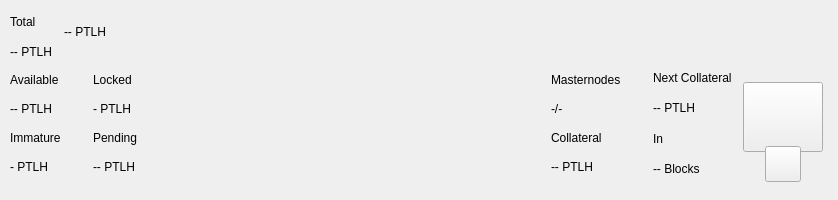
<?xml version="1.0" encoding="UTF-8"?>
<ui version="4.0">
 <class>TopBar</class>
 <widget class="QWidget" name="TopBar">
  <property name="geometry">
   <rect>
    <x>0</x>
    <y>0</y>
    <width>838</width>
    <height>200</height>
   </rect>
  </property>
  <property name="minimumSize">
   <size>
    <width>0</width>
    <height>200</height>
   </size>
  </property>
  <property name="maximumSize">
   <size>
    <width>16777215</width>
    <height>200</height>
   </size>
  </property>
  <property name="windowTitle">
   <string>Form</string>
  </property>
  <layout class="QVBoxLayout" name="verticalLayout_10" stretch="0">
   <property name="spacing">
    <number>0</number>
   </property>
   <property name="leftMargin">
    <number>0</number>
   </property>
   <property name="topMargin">
    <number>0</number>
   </property>
   <property name="rightMargin">
    <number>0</number>
   </property>
   <property name="bottomMargin">
    <number>0</number>
   </property>
   <item>
    <widget class="PFBorderImage" name="containerTop">
     <layout class="QVBoxLayout" name="verticalLayout_11">
      <property name="spacing">
       <number>0</number>
      </property>
      <property name="leftMargin">
       <number>0</number>
      </property>
      <property name="topMargin">
       <number>0</number>
      </property>
      <property name="rightMargin">
       <number>0</number>
      </property>
      <property name="bottomMargin">
       <number>0</number>
      </property>
      <item>
       <widget class="QWidget" name="top_container_2" native="true">
        <property name="minimumSize">
         <size>
          <width>0</width>
          <height>65</height>
         </size>
        </property>
        <layout class="QHBoxLayout" name="top_container">
         <property name="spacing">
          <number>0</number>
         </property>
         <property name="leftMargin">
          <number>10</number>
         </property>
         <property name="topMargin">
          <number>0</number>
         </property>
         <property name="rightMargin">
          <number>10</number>
         </property>
         <property name="bottomMargin">
          <number>0</number>
         </property>
         <item>
          <layout class="QHBoxLayout" name="horizontalLayout_4">
           <property name="spacing">
            <number>12</number>
           </property>
           <property name="rightMargin">
            <number>0</number>
           </property>
           <item>
            <widget class="QWidget" name="widgetAmount" native="true">
             <layout class="QVBoxLayout" name="verticalLayout_2">
              <property name="spacing">
               <number>2</number>
              </property>
              <property name="leftMargin">
               <number>0</number>
              </property>
              <property name="topMargin">
               <number>8</number>
              </property>
              <property name="rightMargin">
               <number>0</number>
              </property>
              <property name="bottomMargin">
               <number>0</number>
              </property>
              <item>
               <widget class="QLabel" name="labelTitle1">
                <property name="text">
                 <string>Total</string>
                </property>
               </widget>
              </item>
              <item>
               <widget class="QLabel" name="labelAmountPiv">
                <property name="text">
                 <string notr="true">-- PTLH</string>
                </property>
               </widget>
              </item>
             </layout>
            </widget>
           </item>
           <item alignment="Qt::AlignVCenter">
            <widget class="QWidget" name="widgetTopAmount" native="true">
             <property name="sizePolicy">
              <sizepolicy hsizetype="Preferred" vsizetype="Maximum">
               <horstretch>0</horstretch>
               <verstretch>0</verstretch>
              </sizepolicy>
             </property>
             <layout class="QHBoxLayout" name="horizontalLayout_5">
              <property name="spacing">
               <number>0</number>
              </property>
              <property name="leftMargin">
               <number>0</number>
              </property>
              <property name="topMargin">
               <number>0</number>
              </property>
              <property name="rightMargin">
               <number>0</number>
              </property>
              <property name="bottomMargin">
               <number>0</number>
              </property>
              <item alignment="Qt::AlignTop">
               <widget class="QLabel" name="labelAmountTopPiv">
                <property name="minimumSize">
                 <size>
                  <width>0</width>
                  <height>36</height>
                 </size>
                </property>
                <property name="styleSheet">
                 <string notr="true">padding:0px;margin:0px;</string>
                </property>
                <property name="text">
                 <string notr="true">-- PTLH</string>
                </property>
               </widget>
              </item>
             </layout>
            </widget>
           </item>
           <item>
            <spacer name="horizontalSpacer">
             <property name="orientation">
              <enum>Qt::Horizontal</enum>
             </property>
             <property name="sizeHint" stdset="0">
              <size>
               <width>40</width>
               <height>20</height>
              </size>
             </property>
            </spacer>
           </item>
           <item alignment="Qt::AlignRight">
            <widget class="QWidget" name="layoutSync" native="true">
             <property name="minimumSize">
              <size>
               <width>0</width>
               <height>36</height>
              </size>
             </property>
             <property name="maximumSize">
              <size>
               <width>16777215</width>
               <height>36</height>
              </size>
             </property>
             <layout class="QVBoxLayout" name="verticalLayout_9">
              <property name="leftMargin">
               <number>0</number>
              </property>
              <property name="topMargin">
               <number>0</number>
              </property>
              <property name="rightMargin">
               <number>0</number>
              </property>
              <property name="bottomMargin">
               <number>0</number>
              </property>
              <item>
               <widget class="ExpandableButton" name="pushButtonSync" native="true">
                <property name="minimumSize">
                 <size>
                  <width>36</width>
                  <height>36</height>
                 </size>
                </property>
                <property name="maximumSize">
                 <size>
                  <width>16777215</width>
                  <height>36</height>
                 </size>
                </property>
               </widget>
              </item>
             </layout>
            </widget>
           </item>
           <item>
            <widget class="ExpandableButton" name="pushButtonHDUpgrade" native="true">
             <property name="minimumSize">
              <size>
               <width>36</width>
               <height>36</height>
              </size>
             </property>
             <property name="maximumSize">
              <size>
               <width>16777215</width>
               <height>36</height>
              </size>
             </property>
            </widget>
           </item>
           <item>
            <widget class="ExpandableButton" name="pushButtonStack" native="true">
             <property name="minimumSize">
              <size>
               <width>36</width>
               <height>36</height>
              </size>
             </property>
             <property name="maximumSize">
              <size>
               <width>16777215</width>
               <height>36</height>
              </size>
             </property>
            </widget>
           </item>
           <item>
            <widget class="ExpandableButton" name="pushButtonConf" native="true">
             <property name="minimumSize">
              <size>
               <width>36</width>
               <height>36</height>
              </size>
             </property>
             <property name="maximumSize">
              <size>
               <width>16777215</width>
               <height>36</height>
              </size>
             </property>
            </widget>
           </item>
           <item>
            <widget class="ExpandableButton" name="pushButtonMasternodes" native="true">
             <property name="minimumSize">
              <size>
               <width>36</width>
               <height>36</height>
              </size>
             </property>
             <property name="maximumSize">
              <size>
               <width>16777215</width>
               <height>36</height>
              </size>
             </property>
            </widget>
           </item>
           <item>
            <widget class="ExpandableButton" name="pushButtonConsole" native="true">
             <property name="minimumSize">
              <size>
               <width>36</width>
               <height>36</height>
              </size>
             </property>
             <property name="maximumSize">
              <size>
               <width>16777215</width>
               <height>36</height>
              </size>
             </property>
            </widget>
           </item>
           <item>
            <widget class="ExpandableButton" name="pushButtonConnection" native="true">
             <property name="minimumSize">
              <size>
               <width>36</width>
               <height>36</height>
              </size>
             </property>
             <property name="maximumSize">
              <size>
               <width>16777215</width>
               <height>36</height>
              </size>
             </property>
            </widget>
           </item>
           <item>
            <widget class="ExpandableButton" name="pushButtonTor" native="true">
             <property name="minimumSize">
              <size>
               <width>36</width>
               <height>36</height>
              </size>
             </property>
             <property name="maximumSize">
              <size>
               <width>16777215</width>
               <height>36</height>
              </size>
             </property>
            </widget>
           </item>
           <item>
            <widget class="ExpandableButton" name="pushButtonLock" native="true">
             <property name="sizePolicy">
              <sizepolicy hsizetype="Expanding" vsizetype="Expanding">
               <horstretch>0</horstretch>
               <verstretch>0</verstretch>
              </sizepolicy>
             </property>
             <property name="minimumSize">
              <size>
               <width>36</width>
               <height>0</height>
              </size>
             </property>
             <property name="maximumSize">
              <size>
               <width>16777215</width>
               <height>36</height>
              </size>
             </property>
            </widget>
           </item>
           <item>
            <widget class="ExpandableButton" name="pushButtonTheme" native="true">
             <property name="minimumSize">
              <size>
               <width>36</width>
               <height>36</height>
              </size>
             </property>
             <property name="maximumSize">
              <size>
               <width>16777215</width>
               <height>36</height>
              </size>
             </property>
            </widget>
           </item>
           <item>
            <widget class="ExpandableButton" name="pushButtonFAQ" native="true">
             <property name="minimumSize">
              <size>
               <width>36</width>
               <height>36</height>
              </size>
             </property>
             <property name="maximumSize">
              <size>
               <width>16777215</width>
               <height>36</height>
              </size>
             </property>
            </widget>
           </item>
          </layout>
         </item>
        </layout>
       </widget>
      </item>
      <item>
       <widget class="QWidget" name="bottom_container" native="true">
        <property name="minimumSize">
         <size>
          <width>0</width>
          <height>135</height>
         </size>
        </property>
        <layout class="QHBoxLayout" name="botton_container">
         <property name="leftMargin">
          <number>10</number>
         </property>
         <property name="topMargin">
          <number>0</number>
         </property>
         <property name="rightMargin">
          <number>10</number>
         </property>
         <property name="bottomMargin">
          <number>10</number>
         </property>
         <item>
          <layout class="QHBoxLayout" name="horizontalLayout_3">
           <property name="spacing">
            <number>0</number>
           </property>
           <property name="bottomMargin">
            <number>9</number>
           </property>
           <item>
            <layout class="QVBoxLayout" name="verticalLayout_7">
             <property name="spacing">
              <number>0</number>
             </property>
             <property name="leftMargin">
              <number>0</number>
             </property>
             <property name="rightMargin">
              <number>0</number>
             </property>
             <item>
              <layout class="QHBoxLayout" name="horizontalLayout_2">
               <property name="spacing">
                <number>0</number>
               </property>
               <item>
                <layout class="QVBoxLayout" name="verticalLayout_6">
                 <item>
                  <widget class="QLabel" name="labelTitle5">
                   <property name="text">
                    <string>Available</string>
                   </property>
                  </widget>
                 </item>
                 <item>
                  <widget class="QLabel" name="labelAvailablePiv">
                   <property name="text">
                    <string>-- PTLH</string>
                   </property>
                  </widget>
                 </item>
                 <item>
                  <widget class="QLabel" name="labelTitle4">
                   <property name="text">
                    <string>Immature</string>
                   </property>
                  </widget>
                 </item>
                 <item>
                  <widget class="QLabel" name="labelImmaturePiv">
                   <property name="text">
                    <string notr="true">- PTLH</string>
                   </property>
                  </widget>
                 </item>
                </layout>
               </item>
               <item>
                <layout class="QVBoxLayout" name="verticalLayout_8">
                 <property name="leftMargin">
                  <number>32</number>
                 </property>
                 <item>
                  <widget class="QLabel" name="labelTitle6">
                   <property name="text">
                    <string>Locked</string>
                   </property>
                  </widget>
                 </item>
                 <item>
                  <widget class="QLabel" name="labelLockedPiv">
                   <property name="text">
                    <string>- PTLH</string>
                   </property>
                  </widget>
                 </item>
                 <item>
                  <widget class="QLabel" name="labelTitle3">
                   <property name="text">
                    <string>Pending</string>
                   </property>
                  </widget>
                 </item>
                 <item>
                  <widget class="QLabel" name="labelPendingPiv">
                   <property name="text">
                    <string notr="true">-- PTLH</string>
                   </property>
                  </widget>
                 </item>
                </layout>
               </item>
              </layout>
             </item>
            </layout>
           </item>
          </layout>
         </item>
         <item>
          <spacer name="horizontalSpacer_2">
           <property name="orientation">
            <enum>Qt::Horizontal</enum>
           </property>
           <property name="sizeHint" stdset="0">
            <size>
             <width>40</width>
             <height>20</height>
            </size>
           </property>
          </spacer>
         </item>
         <item>
          <layout class="QHBoxLayout" name="horizontalLayout_6">
           <property name="spacing">
            <number>0</number>
           </property>
           <property name="rightMargin">
            <number>0</number>
           </property>
           <property name="bottomMargin">
            <number>9</number>
           </property>
           <item>
            <layout class="QVBoxLayout" name="verticalLayout_5">
             <item>
              <widget class="QLabel" name="labelMasternodesTitle">
               <property name="text">
                <string>Masternodes</string>
               </property>
              </widget>
             </item>
             <item>
              <widget class="QLabel" name="labelMasternodeCount">
               <property name="text">
                <string>-/-</string>
               </property>
              </widget>
             </item>
             <item>
              <widget class="QLabel" name="labelTitle8">
               <property name="text">
                <string>Collateral</string>
               </property>
              </widget>
             </item>
             <item>
              <widget class="QLabel" name="labelCollateralPiv">
               <property name="text">
                <string notr="true">-- PTLH</string>
               </property>
              </widget>
             </item>
            </layout>
           </item>
           <item>
            <widget class="QWidget" name="widgetNextCollateral" native="true">
             <layout class="QVBoxLayout" name="verticalLayout_12">
              <property name="leftMargin">
               <number>32</number>
              </property>
              <property name="topMargin">
               <number>0</number>
              </property>
              <property name="rightMargin">
               <number>0</number>
              </property>
              <property name="bottomMargin">
               <number>0</number>
              </property>
              <item>
               <widget class="QLabel" name="labelNextMasternodesTitle">
                <property name="text">
                 <string>Next Collateral</string>
                </property>
               </widget>
              </item>
              <item>
               <widget class="QLabel" name="labelNextCollateralValue">
                <property name="text">
                 <string>-- PTLH</string>
                </property>
               </widget>
              </item>
              <item>
               <widget class="QLabel" name="labelTitle9">
                <property name="text">
                 <string>In</string>
                </property>
               </widget>
              </item>
              <item>
               <widget class="QLabel" name="labelNextCollateralBlocks">
                <property name="text">
                 <string notr="true">-- Blocks</string>
                </property>
               </widget>
              </item>
             </layout>
            </widget>
           </item>
          </layout>
         </item>
         <item>
          <widget class="QWidget" name="qrContainer" native="true">
           <property name="sizePolicy">
            <sizepolicy hsizetype="Preferred" vsizetype="Minimum">
             <horstretch>0</horstretch>
             <verstretch>0</verstretch>
            </sizepolicy>
           </property>
           <property name="minimumSize">
            <size>
             <width>90</width>
             <height>110</height>
            </size>
           </property>
           <property name="maximumSize">
            <size>
             <width>90</width>
             <height>110</height>
            </size>
           </property>
           <layout class="QVBoxLayout" name="containerQR">
            <property name="spacing">
             <number>0</number>
            </property>
            <property name="leftMargin">
             <number>5</number>
            </property>
            <property name="topMargin">
             <number>10</number>
            </property>
            <property name="rightMargin">
             <number>5</number>
            </property>
            <property name="bottomMargin">
             <number>0</number>
            </property>
            <item>
             <widget class="QPushButton" name="btnQr">
              <property name="minimumSize">
               <size>
                <width>70</width>
                <height>70</height>
               </size>
              </property>
              <property name="maximumSize">
               <size>
                <width>16777215</width>
                <height>70</height>
               </size>
              </property>
              <property name="focusPolicy">
               <enum>Qt::NoFocus</enum>
              </property>
              <property name="text">
               <string/>
              </property>
              <property name="iconSize">
               <size>
                <width>70</width>
                <height>70</height>
               </size>
              </property>
             </widget>
            </item>
            <item>
             <spacer name="verticalSpacer">
              <property name="orientation">
               <enum>Qt::Vertical</enum>
              </property>
              <property name="sizeType">
               <enum>QSizePolicy::Fixed</enum>
              </property>
              <property name="sizeHint" stdset="0">
               <size>
                <width>20</width>
                <height>20</height>
               </size>
              </property>
             </spacer>
            </item>
            <item alignment="Qt::AlignHCenter|Qt::AlignBottom">
             <widget class="QPushButton" name="pushButtonQR">
              <property name="minimumSize">
               <size>
                <width>36</width>
                <height>36</height>
               </size>
              </property>
              <property name="maximumSize">
               <size>
                <width>36</width>
                <height>36</height>
               </size>
              </property>
              <property name="focusPolicy">
               <enum>Qt::NoFocus</enum>
              </property>
              <property name="text">
               <string/>
              </property>
             </widget>
            </item>
           </layout>
          </widget>
         </item>
        </layout>
       </widget>
      </item>
     </layout>
    </widget>
   </item>
  </layout>
 </widget>
 <customwidgets>
  <customwidget>
   <class>ExpandableButton</class>
   <extends>QWidget</extends>
   <header>qt/pivx/expandablebutton.h</header>
   <container>1</container>
  </customwidget>
  <customwidget>
   <class>PFBorderImage</class>
   <extends>QFrame</extends>
   <header>qt/pivx/pfborderimage.h</header>
   <container>1</container>
  </customwidget>
 </customwidgets>
 <resources/>
 <connections/>
</ui>
